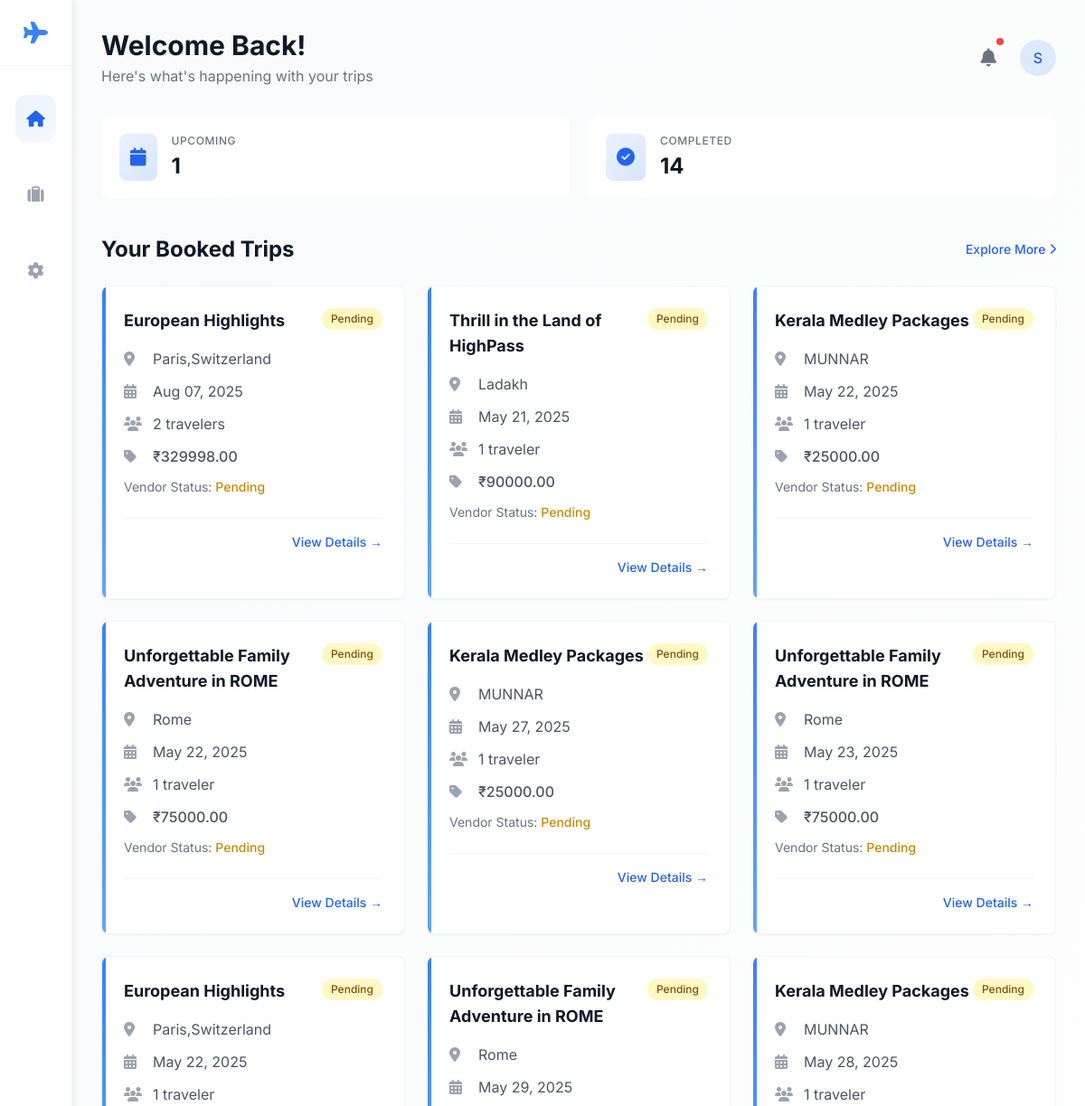
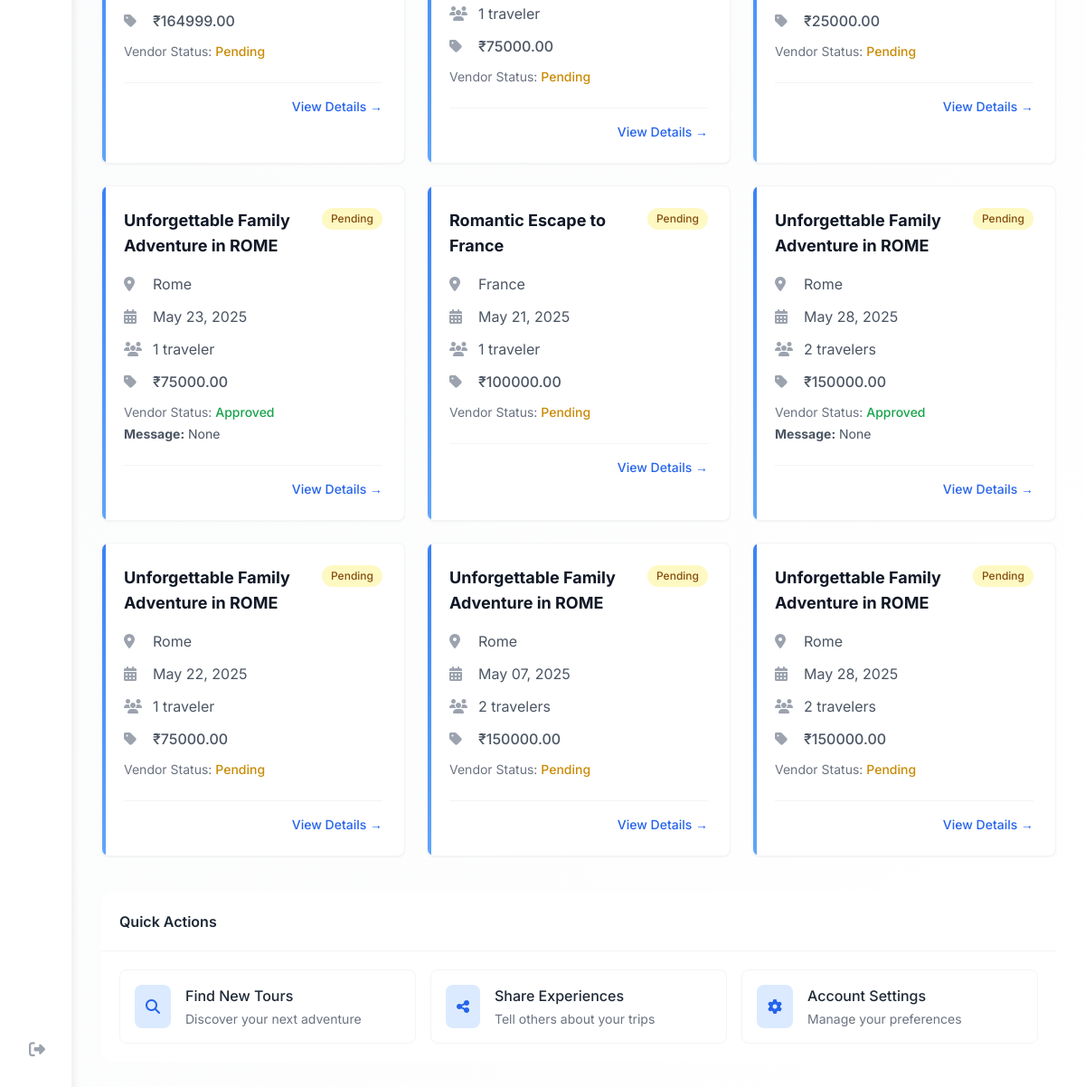
/profile/ (signed in), run on the app's committed database (2 pictures, top to bottom).
### users/models.py (models this page shows)
class Booking(models.Model):
    user = models.ForeignKey(RegisteredUser, on_delete=models.CASCADE)
    package = models.ForeignKey(Package, on_delete=models.CASCADE)
    travel_date = models.DateField()
    travelers = models.PositiveIntegerField()
    total_price = models.DecimalField(max_digits=10, decimal_places=2)
    is_paid = models.BooleanField(default=False)
    created_at = models.DateTimeField(auto_now_add=True)
    razorpay_order_id = models.CharField(max_length=255, blank=True, null=True)
    payment_status = models.CharField(max_length=50, default='Pending')
    vendor_status = models.CharField(
        max_length=20,
        choices=[
            ('Pending', 'Pending'),
            ('Approved', 'Approved'),
            ('Rejected', 'Rejected'),
        ],
        default='Pending'
    )
    vendor_message = models.TextField(blank=True, null=True)

### vendors/models.py (models this page shows)
class Package(models.Model):
    STATUS_CHOICES = [
        ('pending', 'Pending'),
        ('approved', 'Approved'),
        ('rejected', 'Rejected'),
        ('private', 'Private'),
    ]
    vendor = models.ForeignKey(Registeredvendor, on_delete=models.CASCADE,null=True)
    name = models.CharField(max_length=100)
    destination = models.CharField(max_length=100)
    price = models.DecimalField(max_digits=10, decimal_places=2)
    duration = models.IntegerField()
    group_size = models.IntegerField()
    description = models.TextField()
    created_at = models.DateTimeField(auto_now_add=True)
    status = models.CharField(max_length=10, choices=STATUS_CHOICES, default='pending')
    expiry_date = models.DateField(null=True, blank=True)
    views_count = models.IntegerField(default=0)

### users/views.py (the view)
# urls.py: path('profile/',v.profile,name="userprofile"),
def profile(request):
    user_id = request.session.get('user_id')
    if not user_id:
        return redirect('userlogin')
    bookings = Booking.objects.filter(user_id=user_id).select_related('package').order_by('-created_at')
    today = date.today()
    upcoming_count = bookings.filter(travel_date__gte=today).count()
    completed_count = bookings.filter(travel_date__lt=today).count()
    return render(request, "users/profile.html", {
        'bookings': bookings,
        'upcoming_count': upcoming_count,
        'completed_count': completed_count
    })

### users/templates/users/profile.html (shortened to what this page needs)
<!DOCTYPE html>
<html lang="en">
<head>
    <script src="https://cdn.tailwindcss.com"></script>
    <link rel="stylesheet" href="https://cdnjs.cloudflare.com/ajax/libs/font-awesome/6.4.0/css/all.min.css">
</head>
<body class="min-h-screen bg-gradient-to-br from-gray-50 to-white font-sans">
    <div class="flex">
        <div class="w-20 sidebar h-screen sticky top-0 flex flex-col z-10 border-r border-gray-100">
            <div class="p-5 flex items-center justify-center border-b border-gray-100">
                <i class="fas fa-plane text-blue-500 text-2xl"></i>
            </div>
            <nav class="flex-1 flex flex-col items-center pt-8 space-y-8">
                <a href="{% url 'home' %}" class="p-3 rounded-xl active-nav" title="Dashboard">
                    <i class="fas fa-home text-lg"></i>
                </a>
                <a href="{% url 'view_booked' %}" class="p-3 rounded-xl text-gray-400 hover:text-blue-500 hover:bg-blue-50 transition-colors" title="my bookings">
                    <i class="fas fa-suitcase text-lg"></i>
                </a>
                <a href="{% url 'profile_settings' %}" class="p-3 rounded-xl text-gray-400 hover:text-blue-500 hover:bg-blue-50 transition-colors" title="Settings">
                    <i class="fas fa-cog text-lg"></i>
                </a>
            </nav>
            <div class="p-5 mt-auto">
                <a href="{% url 'userlogout' %}" class="p-3 rounded-xl text-gray-400 hover:text-blue-500 hover:bg-blue-50 transition-colors block" title="Logout">
                    <i class="fas fa-sign-out-alt text-lg"></i>
                </a>
            </div>
        </div>
        <div class="flex-1 p-6 md:p-8">
            <header class="flex justify-between items-center mb-8">
                <div>
                    <h1 class="text-2xl md:text-3xl font-bold text-gray-900">Welcome Back!</h1>
                    <p class="text-gray-500 mt-1">Here's what's happening with your trips</p>
                </div>
                <div class="flex items-center space-x-4">
                    <button class="p-2.5 text-gray-500 hover:text-blue-500 hover:bg-blue-50 rounded-full transition-colors relative">
                        <i class="fas fa-bell text-xl"></i>
                        <span class="absolute top-0 right-0 h-3 w-3 bg-red-500 rounded-full border-2 border-white"></span>
                    </button>
                    <div class="h-10 w-10 rounded-full bg-blue-100 flex items-center justify-center text-blue-600 font-medium">
                        {{ user.username|first|upper }}
                    </div>
                </div>
            </header>
<div class="grid grid-cols-1 md:grid-cols-2 gap-5 mb-10">
    <div class="dashboard-card p-5">
        <div class="flex items-center">
            <div class="stat-icon p-3 rounded-lg mr-4">
                <i class="fas fa-calendar text-xl"></i>
            </div>
            <div>
                <p class="text-xs text-gray-500 uppercase tracking-wider font-medium">Upcoming</p>
                <p class="text-2xl font-bold text-gray-900 mt-1">{{ upcoming_count }}</p>
            </div>
        </div>
    </div>
    <div class="dashboard-card p-5">
        <div class="flex items-center">
            <div class="stat-icon p-3 rounded-lg mr-4">
                <i class="fas fa-check-circle text-xl"></i>
            </div>
            <div>
                <p class="text-xs text-gray-500 uppercase tracking-wider font-medium">Completed</p>
                <p class="text-2xl font-bold text-gray-900 mt-1">{{ completed_count }}</p>
            </div>
        </div>
    </div>
</div>
<section class="mb-10">
    <div class="flex justify-between items-center mb-6">
        <h2 class="text-xl md:text-2xl font-bold text-gray-900">Your Booked Trips</h2>
        <a href="{% url 'featured_packages' %}" class="text-blue-600 hover:text-blue-800 text-sm font-medium flex items-center">
            <span>Explore More</span>
            <i class="fas fa-chevron-right ml-1 text-xs"></i>
        </a>
    </div>
    {% if bookings %}
        <div class="grid grid-cols-1 md:grid-cols-2 lg:grid-cols-3 gap-6">
            {% for booking in bookings %}
                <div class="booking-card p-6 shadow-sm hover:shadow-md bg-white rounded-lg border border-gray-100">
                    <div class="flex justify-between items-start mb-4">
                        <h3 class="text-lg font-bold text-gray-900">{{ booking.package.name }}</h3>
                        <span class="text-xs font-medium px-2.5 py-1 rounded-full {% if booking.is_paid %}bg-green-100 text-green-800{% else %}bg-yellow-100 text-yellow-800{% endif %}">
                            {% if booking.is_paid %}Confirmed{% else %}Pending{% endif %}
                        </span>
                    </div>
                    <div class="space-y-3">
                        <div class="flex items-center">
                            <i class="fas fa-map-marker-alt text-gray-400 mr-3 w-5"></i>
                            <span class="text-gray-600">{{ booking.package.destination }}</span>
                        </div>
                        <div class="flex items-center">
                            <i class="fas fa-calendar-alt text-gray-400 mr-3 w-5"></i>
                            <span class="text-gray-600">{{ booking.travel_date|date:"M d, Y" }}</span>
                        </div>
                        <div class="flex items-center">
                            <i class="fas fa-users text-gray-400 mr-3 w-5"></i>
                            <span class="text-gray-600">{{ booking.travelers }} traveler{{ booking.travelers|pluralize }}</span>
                        </div>
                        <div class="flex items-center">
                            <i class="fas fa-tag text-gray-400 mr-3 w-5"></i>
                            <span class="text-gray-600 font-medium">₹{{ booking.total_price }}</span>
                        </div>
                        <div class="mt-4">
                            <p class="text-sm text-gray-500">Vendor Status:
                                <span class="font-medium {% if booking.vendor_status == 'Approved' %}text-green-600{% elif booking.vendor_status == 'Rejected' %}text-red-600{% else %}text-yellow-600{% endif %}">
                                    {{ booking.vendor_status }}
                                </span>
                            </p>
                            {% if booking.vendor_message %}
                                <p class="text-sm text-gray-600 mt-1"><strong>Message:</strong> {{ booking.vendor_message }}</p>
                            {% endif %}
                        </div>
                    </div>
                    <div class="mt-6 pt-4 border-t border-gray-100 flex justify-end">
                        <a href="{% url 'booking_detail' booking.id %}" class="text-blue-600 hover:text-blue-800 text-sm font-medium">View Details →</a>
                    </div>
                </div>
            {% endfor %}
        </div>
    {% endif %}
</section>
            <section>
                <div class="dashboard-card">
                    <div class="p-5 border-b border-gray-100">
                        <h2 class="font-semibold text-gray-800">Quick Actions</h2>
                    </div>
                    <div class="p-5 grid grid-cols-1 md:grid-cols-3 gap-4">
                        <a href="{% url 'featured_packages' %}" class="group p-4 rounded-lg hover:bg-blue-50 transition-colors border border-gray-100">
                            <div class="flex items-center">
                                <div class="bg-blue-100 group-hover:bg-blue-200 p-3 rounded-lg mr-4 transition-colors">
                                    <i class="fas fa-search text-blue-600"></i>
                                </div>
                                <div>
                                    <h3 class="font-medium text-gray-800">Find New Tours</h3>
                                    <p class="text-sm text-gray-500 mt-1">Discover your next adventure</p>
                                </div>
                            </div>
                        </a>
                        <a href="{% url 'reviews' %}" class="group p-4 rounded-lg hover:bg-blue-50 transition-colors border border-gray-100">
                            <div class="flex items-center">
                                <div class="bg-blue-100 group-hover:bg-blue-200 p-3 rounded-lg mr-4 transition-colors">
                                    <i class="fas fa-share-alt text-blue-600"></i>
                                </div>
                                <div>
                                    <h3 class="font-medium text-gray-800">Share Experiences</h3>
                                    <p class="text-sm text-gray-500 mt-1">Tell others about your trips</p>
                                </div>
                            </div>
                        </a>
                        <a href="{% url 'profile_settings' %}" class="group p-4 rounded-lg hover:bg-blue-50 transition-colors border border-gray-100">
                            <div class="flex items-center">
                                <div class="bg-blue-100 group-hover:bg-blue-200 p-3 rounded-lg mr-4 transition-colors">
                                    <i class="fas fa-cog text-blue-600"></i>
                                </div>
                                <div>
                                    <h3 class="font-medium text-gray-800">Account Settings</h3>
                                    <p class="text-sm text-gray-500 mt-1">Manage your preferences</p>
                                </div>
                            </div>
                        </a>
                    </div>
                </div>
            </section>
        </div>
    </div>
</body>
</html>

### users/templates/users/profile.html (style rules this page uses)
.dashboard-card { transition: all 0.3s cubic-bezier(0.4, 0, 0.2, 1); background: white; border-radius: 12px; overflow: hidden; }
.active-nav { background: linear-gradient(135deg, rgba(59, 130, 246, 0.1) 0%, rgba(59, 130, 246, 0.05) 100%); color: #2563eb; }
.sidebar { background: white; box-shadow: 4px 0 6px -1px rgba(0, 0, 0, 0.05); }
.stat-icon { background: linear-gradient(135deg, rgba(59, 130, 246, 0.1) 0%, rgba(59, 130, 246, 0.2) 100%); color: #2563eb; }
.booking-card { transition: all 0.3s ease; background: white; border-radius: 12px; overflow: hidden; position: relative; }
.booking-card::before { content: ''; position: absolute; top: 0; left: 0; width: 4px; height: 100%; background: linear-gradient(to bottom, #3b82f6, #60a5fa); }

### data on the page
Booking: package.name "European Highlights", is_paid "Pending", package.destination "Paris,Switzerland", travel_date "Aug 07, 2025", travelers "2", total_price "329998.00", vendor_status "Pending"
Booking: package.name "Thrill in the Land of HighPass", is_paid "Pending", package.destination "Ladakh", travel_date "May 21, 2025", travelers "1", total_price "90000.00", vendor_status "Pending"
Booking: package.name "Kerala Medley Packages", is_paid "Pending", package.destination "MUNNAR", travel_date "May 22, 2025", travelers "1", total_price "25000.00", vendor_status "Pending"
Booking: package.name "Unforgettable Family Adventure in ROME", is_paid "Pending", package.destination "Rome", travel_date "May 22, 2025", travelers "1", total_price "75000.00", vendor_status "Pending"
Booking: package.name "Kerala Medley Packages", is_paid "Pending", package.destination "MUNNAR", travel_date "May 27, 2025", travelers "1", total_price "25000.00", vendor_status "Pending"
Booking: package.name "Unforgettable Family Adventure in ROME", is_paid "Pending", package.destination "Rome", travel_date "May 23, 2025", travelers "1", total_price "75000.00", vendor_status "Pending"
Booking: package.name "European Highlights", is_paid "Pending", package.destination "Paris,Switzerland", travel_date "May 22, 2025", travelers "1", total_price "164999.00", vendor_status "Pending"
Booking: package.name "Unforgettable Family Adventure in ROME", is_paid "Pending", package.destination "Rome", travel_date "May 29, 2025", travelers "1", total_price "75000.00", vendor_status "Pending"
Booking: package.name "Kerala Medley Packages", is_paid "Pending", package.destination "MUNNAR", travel_date "May 28, 2025", travelers "1", total_price "25000.00", vendor_status "Pending"
Booking: package.name "Unforgettable Family Adventure in ROME", is_paid "Pending", package.destination "Rome", travel_date "May 23, 2025", travelers "1", total_price "75000.00", vendor_status "Approved", vendor_message "None"
Booking: package.name "Romantic Escape to France", is_paid "Pending", package.destination "France", travel_date "May 21, 2025", travelers "1", total_price "100000.00", vendor_status "Pending"
Booking: package.name "Unforgettable Family Adventure in ROME", is_paid "Pending", package.destination "Rome", travel_date "May 28, 2025", travelers "2", total_price "150000.00", vendor_status "Approved", vendor_message "None"
Booking: package.name "Unforgettable Family Adventure in ROME", is_paid "Pending", package.destination "Rome", travel_date "May 22, 2025", travelers "1", total_price "75000.00", vendor_status "Pending"
Booking: package.name "Unforgettable Family Adventure in ROME", is_paid "Pending", package.destination "Rome", travel_date "May 07, 2025", travelers "2", total_price "150000.00", vendor_status "Pending"
Booking: package.name "Unforgettable Family Adventure in ROME", is_paid "Pending", package.destination "Rome", travel_date "May 28, 2025", travelers "2", total_price "150000.00", vendor_status "Pending"

### other printed values
{{ user.username|first|upper }} "S"
{{ upcoming_count }} "1"
{{ completed_count }} "14"
